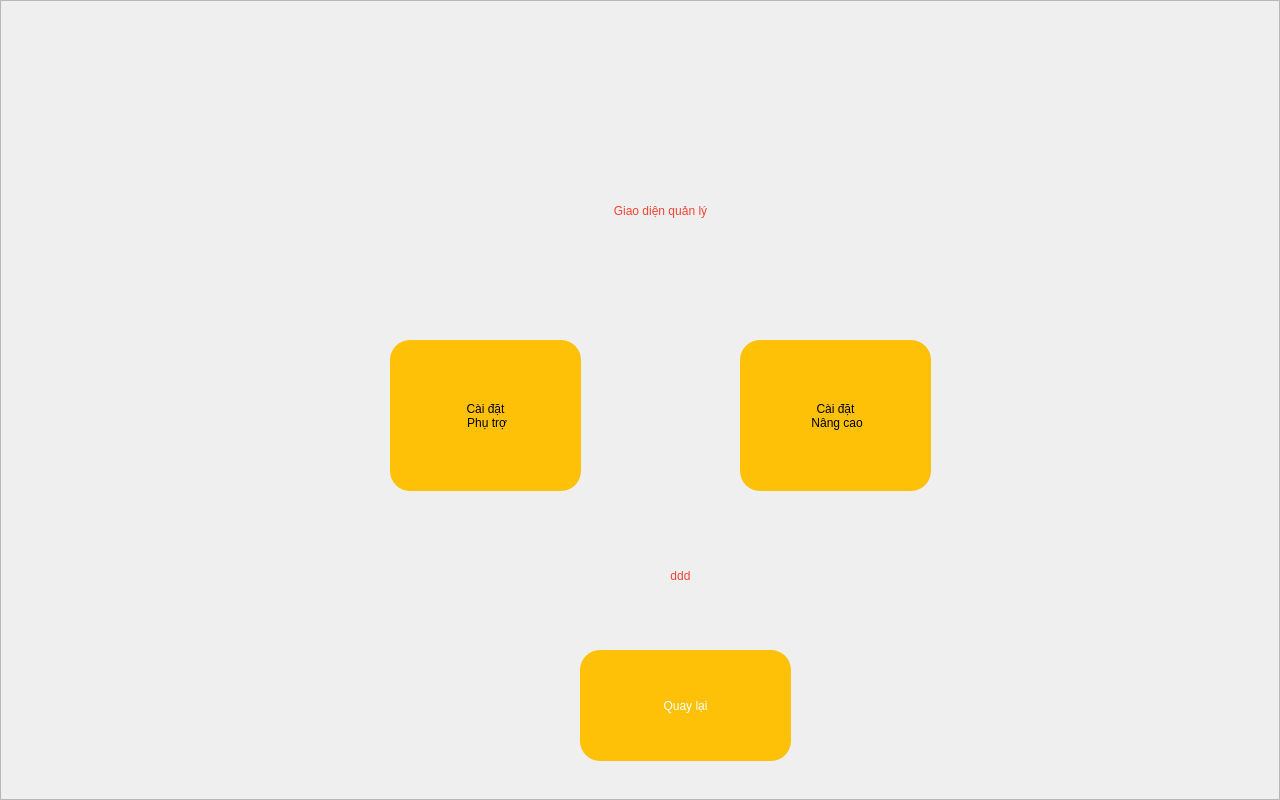
<?xml version="1.0" encoding="UTF-8"?>
<ui version="4.0">
 <class>SVQuanLy</class>
 <widget class="QWidget" name="SVQuanLy">
  <property name="geometry">
   <rect>
    <x>0</x>
    <y>0</y>
    <width>1280</width>
    <height>800</height>
   </rect>
  </property>
  <property name="windowTitle">
   <string>Form</string>
  </property>
  <widget class="QFrame" name="frame">
   <property name="geometry">
    <rect>
     <x>0</x>
     <y>0</y>
     <width>1280</width>
     <height>800</height>
    </rect>
   </property>
   <property name="styleSheet">
    <string notr="true">.QFrame{background-image:url(:/images/Background.jpg);}.QLabel{color:#F44336 ;font: 75  30pt bold &quot;Ubuntu&quot;;}QPushButton:pressed { background-color: #FF6E40}.QPushButton{border-radius: 20px;background-color: #FFC107;font: 75 20pt bold &quot;Ubuntu&quot;;}#btBack{color:white;border-image: url(:/images/back.png);}</string>
   </property>
   <property name="frameShape">
    <enum>QFrame::StyledPanel</enum>
   </property>
   <property name="frameShadow">
    <enum>QFrame::Raised</enum>
   </property>
   <widget class="QLabel" name="lbtitle">
    <property name="geometry">
     <rect>
      <x>470</x>
      <y>180</y>
      <width>381</width>
      <height>61</height>
     </rect>
    </property>
    <property name="text">
     <string>Giao diện quản lý</string>
    </property>
    <property name="alignment">
     <set>Qt::AlignCenter</set>
    </property>
   </widget>
   <widget class="QPushButton" name="btBack">
    <property name="geometry">
     <rect>
      <x>580</x>
      <y>650</y>
      <width>211</width>
      <height>111</height>
     </rect>
    </property>
    <property name="text">
     <string>Quay lại</string>
    </property>
   </widget>
   <widget class="QPushButton" name="btCaiDatPhuTro">
    <property name="geometry">
     <rect>
      <x>390</x>
      <y>340</y>
      <width>191</width>
      <height>151</height>
     </rect>
    </property>
    <property name="text">
     <string>Cài đặt
 Phụ trợ</string>
    </property>
   </widget>
   <widget class="QPushButton" name="btCaiDatNangCao">
    <property name="geometry">
     <rect>
      <x>740</x>
      <y>340</y>
      <width>191</width>
      <height>151</height>
     </rect>
    </property>
    <property name="text">
     <string>Cài đặt
 Nâng cao</string>
    </property>
   </widget>
   <widget class="QLabel" name="lbThongBao">
    <property name="geometry">
     <rect>
      <x>340</x>
      <y>540</y>
      <width>681</width>
      <height>71</height>
     </rect>
    </property>
    <property name="text">
     <string>ddd</string>
    </property>
    <property name="alignment">
     <set>Qt::AlignCenter</set>
    </property>
   </widget>
  </widget>
 </widget>
 <resources>
  <include location="resources.qrc"/>
 </resources>
 <connections/>
</ui>
